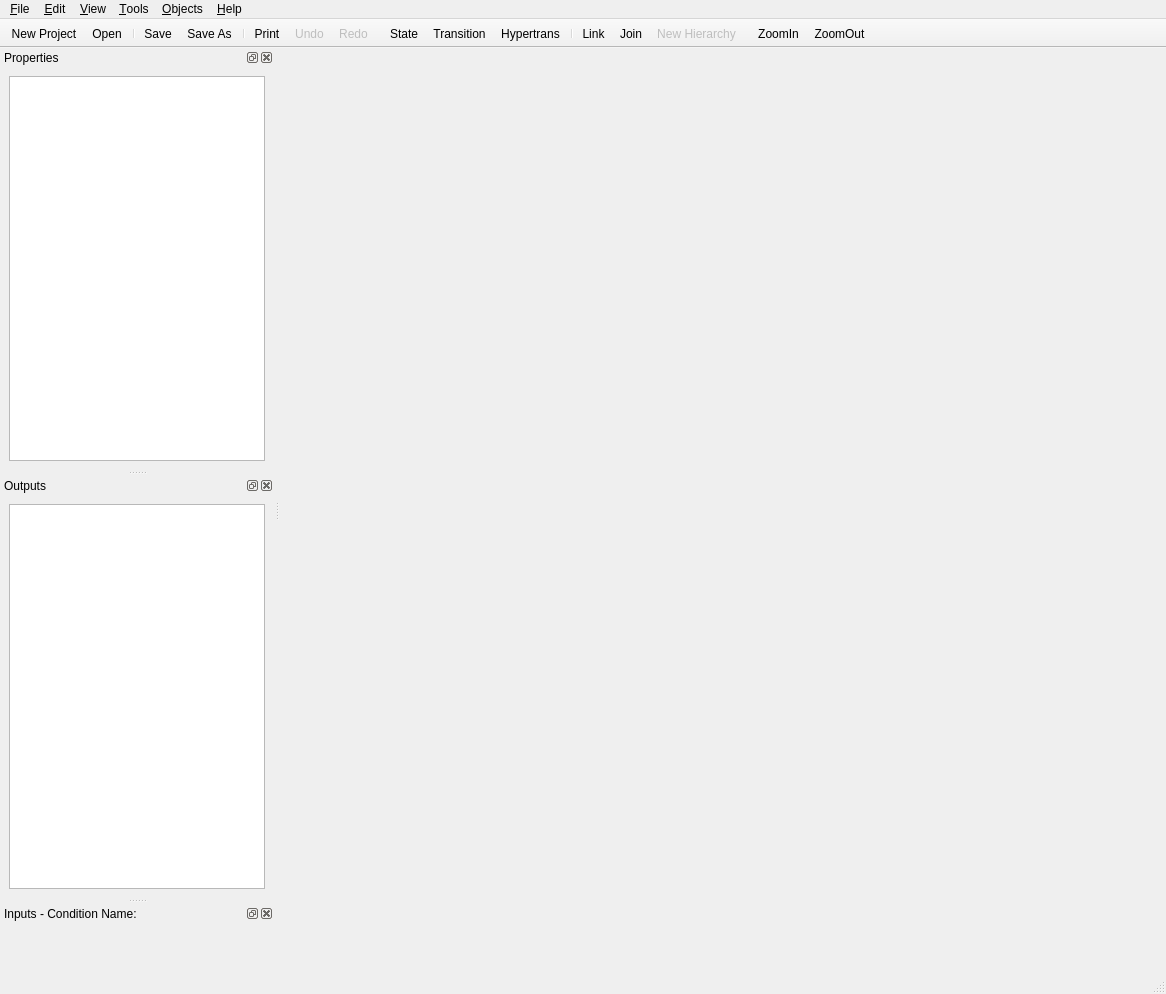
<?xml version="1.0" encoding="UTF-8"?>
<ui version="4.0">
 <author>Frank Lemke</author>
 <class>MergedMainWindow</class>
 <widget class="QMainWindow" name="MergedMainWindow">
  <property name="geometry">
   <rect>
    <x>0</x>
    <y>0</y>
    <width>1166</width>
    <height>994</height>
   </rect>
  </property>
  <property name="windowTitle">
   <string>FSMDesigner 5</string>
  </property>
  <property name="windowIcon">
   <iconset resource="../../../src/gui/resources/resources.qrc">
    <normaloff>:/icons/FSMDesignerlogoicon.png</normaloff>:/icons/FSMDesignerlogoicon.png</iconset>
  </property>
  <widget class="QWidget" name="centralwidget">
   <layout class="QVBoxLayout">
    <property name="spacing">
     <number>6</number>
    </property>
    <property name="leftMargin">
     <number>9</number>
    </property>
    <property name="topMargin">
     <number>9</number>
    </property>
    <property name="rightMargin">
     <number>9</number>
    </property>
    <property name="bottomMargin">
     <number>9</number>
    </property>
   </layout>
  </widget>
  <widget class="QMenuBar" name="menubar">
   <property name="geometry">
    <rect>
     <x>0</x>
     <y>0</y>
     <width>1166</width>
     <height>20</height>
    </rect>
   </property>
   <widget class="QMenu" name="menu_File">
    <property name="title">
     <string>&amp;File</string>
    </property>
    <widget class="QMenu" name="menu_Recent_Files">
     <property name="title">
      <string>&amp;Recent Files</string>
     </property>
     <addaction name="action_ClearMenu"/>
     <addaction name="separator"/>
    </widget>
    <addaction name="action_New"/>
    <addaction name="action_Open"/>
    <addaction name="separator"/>
    <addaction name="action_Save"/>
    <addaction name="action_SaveAs"/>
    <addaction name="separator"/>
    <addaction name="actionExport_Image"/>
    <addaction name="action_Print"/>
    <addaction name="separator"/>
    <addaction name="menu_Recent_Files"/>
    <addaction name="separator"/>
    <addaction name="action_Quit"/>
   </widget>
   <widget class="QMenu" name="menu_View">
    <property name="title">
     <string>&amp;View</string>
    </property>
    <widget class="QMenu" name="menu_Toolbars_2">
     <property name="title">
      <string>Toolbar</string>
     </property>
     <addaction name="action_Maintoolbar"/>
     <addaction name="action_Objecttoolbar"/>
     <addaction name="action_Zoombar"/>
    </widget>
    <addaction name="separator"/>
    <addaction name="separator"/>
    <addaction name="menu_Toolbars_2"/>
   </widget>
   <widget class="QMenu" name="menu_Edit">
    <property name="title">
     <string>&amp;Edit</string>
    </property>
    <widget class="QMenu" name="menu_Table">
     <property name="title">
      <string>Tabl&amp;e</string>
     </property>
     <addaction name="actionGlobal"/>
    </widget>
    <addaction name="action_Redo"/>
    <addaction name="action_Undo"/>
    <addaction name="separator"/>
    <addaction name="actionCu_t"/>
    <addaction name="action_Copy"/>
    <addaction name="action_Paste"/>
    <addaction name="action_Delete"/>
    <addaction name="separator"/>
    <addaction name="menu_Table"/>
    <addaction name="separator"/>
    <addaction name="actionPreferences"/>
   </widget>
   <widget class="QMenu" name="menu_Help">
    <property name="title">
     <string>&amp;Help</string>
    </property>
    <addaction name="action_About"/>
    <addaction name="separator"/>
   </widget>
   <widget class="QMenu" name="menu_Objects">
    <property name="title">
     <string>&amp;Objects</string>
    </property>
    <addaction name="action_State"/>
    <addaction name="action_Transition"/>
    <addaction name="action_Hypertrans"/>
    <addaction name="separator"/>
    <addaction name="action_Link"/>
    <addaction name="action_Join"/>
    <addaction name="action_New_Hierarchy"/>
   </widget>
   <widget class="QMenu" name="menuTools">
    <property name="title">
     <string>&amp;Tools</string>
    </property>
    <widget class="QMenu" name="menu_Simulation">
     <property name="title">
      <string>&amp;Simulation</string>
     </property>
     <addaction name="actionTestbench_generator"/>
     <addaction name="action_Generate_Testbench_VHDL"/>
     <addaction name="separator"/>
     <addaction name="actionGenerate_Mnemonic_Map"/>
     <addaction name="actionGenerate_SV_Project_Mnemonic_Map"/>
     <addaction name="actionNot_yet_implemented_2"/>
    </widget>
    <widget class="QMenu" name="menu_Verification">
     <property name="title">
      <string>&amp;Verification</string>
     </property>
     <addaction name="actionNot_yet_implemented"/>
    </widget>
    <addaction name="separator"/>
    <addaction name="menu_Simulation"/>
    <addaction name="menu_Verification"/>
    <addaction name="separator"/>
   </widget>
   <addaction name="menu_File"/>
   <addaction name="menu_Edit"/>
   <addaction name="menu_View"/>
   <addaction name="menuTools"/>
   <addaction name="menu_Objects"/>
   <addaction name="menu_Help"/>
  </widget>
  <widget class="QStatusBar" name="statusbar"/>
  <widget class="QToolBar" name="MaintoolBar">
   <property name="sizePolicy">
    <sizepolicy hsizetype="Preferred" vsizetype="Preferred">
     <horstretch>0</horstretch>
     <verstretch>0</verstretch>
    </sizepolicy>
   </property>
   <property name="windowTitle">
    <string>MaintoolBar</string>
   </property>
   <property name="movable">
    <bool>false</bool>
   </property>
   <property name="allowedAreas">
    <set>Qt::AllToolBarAreas</set>
   </property>
   <property name="orientation">
    <enum>Qt::Horizontal</enum>
   </property>
   <property name="iconSize">
    <size>
     <width>28</width>
     <height>28</height>
    </size>
   </property>
   <attribute name="toolBarArea">
    <enum>TopToolBarArea</enum>
   </attribute>
   <attribute name="toolBarBreak">
    <bool>false</bool>
   </attribute>
   <addaction name="action_New"/>
   <addaction name="action_Open"/>
   <addaction name="separator"/>
   <addaction name="action_Save"/>
   <addaction name="action_SaveAs"/>
   <addaction name="separator"/>
   <addaction name="action_Print"/>
   <addaction name="action_Undo"/>
   <addaction name="action_Redo"/>
  </widget>
  <widget class="QToolBar" name="ObjecttoolBar">
   <property name="sizePolicy">
    <sizepolicy hsizetype="Preferred" vsizetype="Preferred">
     <horstretch>0</horstretch>
     <verstretch>0</verstretch>
    </sizepolicy>
   </property>
   <property name="windowTitle">
    <string>ObjecttoolBar</string>
   </property>
   <property name="movable">
    <bool>false</bool>
   </property>
   <property name="orientation">
    <enum>Qt::Horizontal</enum>
   </property>
   <property name="iconSize">
    <size>
     <width>28</width>
     <height>28</height>
    </size>
   </property>
   <attribute name="toolBarArea">
    <enum>TopToolBarArea</enum>
   </attribute>
   <attribute name="toolBarBreak">
    <bool>false</bool>
   </attribute>
   <addaction name="action_State"/>
   <addaction name="action_Transition"/>
   <addaction name="action_Hypertrans"/>
   <addaction name="separator"/>
   <addaction name="action_Link"/>
   <addaction name="action_Join"/>
   <addaction name="action_New_Hierarchy"/>
  </widget>
  <widget class="QDockWidget" name="Properties">
   <property name="whatsThis">
    <string>This box shows properties of activated Object. The properties of a object can easily be manipulated here. </string>
   </property>
   <property name="floating">
    <bool>false</bool>
   </property>
   <property name="windowTitle">
    <string>Properties</string>
   </property>
   <attribute name="dockWidgetArea">
    <number>1</number>
   </attribute>
   <widget class="QWidget" name="propertiesWidgetContent">
    <layout class="QVBoxLayout">
     <property name="spacing">
      <number>6</number>
     </property>
     <property name="leftMargin">
      <number>9</number>
     </property>
     <property name="topMargin">
      <number>9</number>
     </property>
     <property name="rightMargin">
      <number>9</number>
     </property>
     <property name="bottomMargin">
      <number>9</number>
     </property>
     <item>
      <widget class="PropertyWidget" name="propertywidget"/>
     </item>
    </layout>
   </widget>
  </widget>
  <widget class="QDockWidget" name="OutputList">
   <property name="whatsThis">
    <string/>
   </property>
   <property name="floating">
    <bool>false</bool>
   </property>
   <property name="windowTitle">
    <string>Outputs</string>
   </property>
   <attribute name="dockWidgetArea">
    <number>1</number>
   </attribute>
   <widget class="QWidget" name="outputListWidgetContent">
    <layout class="QVBoxLayout">
     <property name="spacing">
      <number>6</number>
     </property>
     <property name="leftMargin">
      <number>9</number>
     </property>
     <property name="topMargin">
      <number>9</number>
     </property>
     <property name="rightMargin">
      <number>9</number>
     </property>
     <property name="bottomMargin">
      <number>9</number>
     </property>
     <item>
      <widget class="OutputWidget" name="outputwidget"/>
     </item>
    </layout>
   </widget>
  </widget>
  <widget class="QDockWidget" name="InputList">
   <property name="whatsThis">
    <string>All inputs of activated FSM are shown in this box.</string>
   </property>
   <property name="floating">
    <bool>false</bool>
   </property>
   <property name="windowTitle">
    <string>Inputs - Condition Name: </string>
   </property>
   <attribute name="dockWidgetArea">
    <number>1</number>
   </attribute>
   <widget class="QWidget" name="inputListWidgetContent">
    <layout class="QVBoxLayout">
     <property name="spacing">
      <number>6</number>
     </property>
     <property name="leftMargin">
      <number>9</number>
     </property>
     <property name="topMargin">
      <number>9</number>
     </property>
     <property name="rightMargin">
      <number>9</number>
     </property>
     <property name="bottomMargin">
      <number>9</number>
     </property>
     <item>
      <widget class="ConditionWidget" name="inputwidget" native="true"/>
     </item>
    </layout>
   </widget>
  </widget>
  <widget class="QToolBar" name="ZoomtoolBar">
   <property name="sizePolicy">
    <sizepolicy hsizetype="Preferred" vsizetype="Preferred">
     <horstretch>0</horstretch>
     <verstretch>0</verstretch>
    </sizepolicy>
   </property>
   <property name="windowTitle">
    <string>ZoomBar</string>
   </property>
   <property name="movable">
    <bool>false</bool>
   </property>
   <property name="orientation">
    <enum>Qt::Horizontal</enum>
   </property>
   <property name="iconSize">
    <size>
     <width>28</width>
     <height>28</height>
    </size>
   </property>
   <attribute name="toolBarArea">
    <enum>TopToolBarArea</enum>
   </attribute>
   <attribute name="toolBarBreak">
    <bool>false</bool>
   </attribute>
   <addaction name="action_ZoomIn"/>
   <addaction name="action_ZoomOut"/>
  </widget>
  <action name="action_About">
   <property name="enabled">
    <bool>true</bool>
   </property>
   <property name="text">
    <string>About FSMDesigner</string>
   </property>
   <property name="whatsThis">
    <string>Shows About FSMDesigner.</string>
   </property>
  </action>
  <action name="action_New">
   <property name="icon">
    <iconset resource="../../../src/gui/resources/resources.qrc">
     <normaloff>:/icons/filenew.png</normaloff>:/icons/filenew.png</iconset>
   </property>
   <property name="text">
    <string>&amp;New Project...</string>
   </property>
   <property name="whatsThis">
    <string>Push this button to create a new Projekt and FSM.</string>
   </property>
   <property name="shortcut">
    <string>Ctrl+N</string>
   </property>
  </action>
  <action name="action_Open">
   <property name="icon">
    <iconset resource="../../../src/gui/resources/resources.qrc">
     <normaloff>:/icons/fileopen.png</normaloff>:/icons/fileopen.png</iconset>
   </property>
   <property name="text">
    <string>&amp;Open...</string>
   </property>
   <property name="whatsThis">
    <string>Opens a dialog to load a previous saved Project or FSM.</string>
   </property>
   <property name="shortcut">
    <string>Ctrl+O</string>
   </property>
  </action>
  <action name="action_Save">
   <property name="enabled">
    <bool>true</bool>
   </property>
   <property name="icon">
    <iconset resource="../../../src/gui/resources/resources.qrc">
     <normaloff>:/icons/filesave.png</normaloff>:/icons/filesave.png</iconset>
   </property>
   <property name="text">
    <string>&amp;Save</string>
   </property>
   <property name="whatsThis">
    <string>Click this button for Quicksave.</string>
   </property>
   <property name="shortcut">
    <string>Ctrl+S</string>
   </property>
  </action>
  <action name="action_SaveAs">
   <property name="enabled">
    <bool>true</bool>
   </property>
   <property name="icon">
    <iconset resource="../../../src/gui/resources/resources.qrc">
     <normaloff>:/icons/filesaveas.png</normaloff>:/icons/filesaveas.png</iconset>
   </property>
   <property name="text">
    <string>Save &amp;As ...</string>
   </property>
   <property name="whatsThis">
    <string>This option aktivates a &quot;save as&quot; dialog to manage all possible options for saving projects or FSMs.</string>
   </property>
  </action>
  <action name="action_Print">
   <property name="icon">
    <iconset resource="../../../src/gui/resources/resources.qrc">
     <normaloff>:/icons/fileprint.png</normaloff>:/icons/fileprint.png</iconset>
   </property>
   <property name="text">
    <string>&amp;Print...</string>
   </property>
   <property name="whatsThis">
    <string>Push this button to open the printer dialog, for printing FSMs. </string>
   </property>
   <property name="shortcut">
    <string>Ctrl+P</string>
   </property>
  </action>
  <action name="action_Quit">
   <property name="checkable">
    <bool>false</bool>
   </property>
   <property name="icon">
    <iconset resource="../../../src/gui/resources/resources.qrc">
     <normaloff>:/icons/fileclose.png</normaloff>:/icons/fileclose.png</iconset>
   </property>
   <property name="text">
    <string>&amp;Quit</string>
   </property>
   <property name="whatsThis">
    <string>This is the quit button to close application.</string>
   </property>
   <property name="shortcut">
    <string>Ctrl+Q</string>
   </property>
  </action>
  <action name="actionCu_t">
   <property name="enabled">
    <bool>false</bool>
   </property>
   <property name="icon">
    <iconset resource="../../../src/gui/resources/resources.qrc">
     <normaloff>:/icons/editcut.png</normaloff>:/icons/editcut.png</iconset>
   </property>
   <property name="text">
    <string>Cu&amp;t</string>
   </property>
   <property name="whatsThis">
    <string>Cut activated object by using this option.</string>
   </property>
   <property name="shortcut">
    <string>Ctrl+X</string>
   </property>
  </action>
  <action name="action_Copy">
   <property name="enabled">
    <bool>false</bool>
   </property>
   <property name="icon">
    <iconset resource="../../../src/gui/resources/resources.qrc">
     <normaloff>:/icons/editcopy.png</normaloff>:/icons/editcopy.png</iconset>
   </property>
   <property name="text">
    <string>&amp;Copy</string>
   </property>
   <property name="whatsThis">
    <string>Option for copying activated objects.</string>
   </property>
   <property name="shortcut">
    <string>Ctrl+C</string>
   </property>
  </action>
  <action name="action_Paste">
   <property name="enabled">
    <bool>false</bool>
   </property>
   <property name="icon">
    <iconset resource="../../../src/gui/resources/resources.qrc">
     <normaloff>:/icons/editpaste.png</normaloff>:/icons/editpaste.png</iconset>
   </property>
   <property name="text">
    <string>&amp;Paste</string>
   </property>
   <property name="whatsThis">
    <string>This option will paste copied or previously cutted object to the chosen place at the workbench.</string>
   </property>
   <property name="shortcut">
    <string>Ctrl+V</string>
   </property>
  </action>
  <action name="action_Delete">
   <property name="enabled">
    <bool>false</bool>
   </property>
   <property name="icon">
    <iconset resource="../../../src/gui/resources/resources.qrc">
     <normaloff>:/icons/editdelete.png</normaloff>:/icons/editdelete.png</iconset>
   </property>
   <property name="text">
    <string>&amp;Delete</string>
   </property>
   <property name="whatsThis">
    <string>Delets activated object.</string>
   </property>
   <property name="shortcut">
    <string>Del</string>
   </property>
  </action>
  <action name="action_State">
   <property name="icon">
    <iconset resource="../../../src/gui/resources/resources.qrc">
     <normaloff>:/icons/state.png</normaloff>:/icons/state.png</iconset>
   </property>
   <property name="text">
    <string>&amp;State</string>
   </property>
   <property name="whatsThis">
    <string>&quot;State-mode&quot; button. Creates a new State by clicking the workbench when activated.</string>
   </property>
  </action>
  <action name="action_Transition">
   <property name="icon">
    <iconset resource="../../../src/gui/resources/resources.qrc">
     <normaloff>:/icons/trans.png</normaloff>:/icons/trans.png</iconset>
   </property>
   <property name="text">
    <string>&amp;Transition</string>
   </property>
   <property name="whatsThis">
    <string>Click this button for activating &quot;Transition-mode&quot;. To connect objects on workbench with transitions.</string>
   </property>
  </action>
  <action name="action_Hypertrans">
   <property name="enabled">
    <bool>true</bool>
   </property>
   <property name="icon">
    <iconset resource="../../../src/gui/resources/resources.qrc">
     <normaloff>:/icons/hyper.png</normaloff>:/icons/hyper.png</iconset>
   </property>
   <property name="text">
    <string>&amp;Hypertrans</string>
   </property>
   <property name="whatsThis">
    <string>Push here to switch to &quot;Hypertransition-mode&quot;. Creates global transitions.</string>
   </property>
  </action>
  <action name="action_Link">
   <property name="enabled">
    <bool>true</bool>
   </property>
   <property name="icon">
    <iconset resource="../../../src/gui/resources/resources.qrc">
     <normaloff>:/icons/link.png</normaloff>:/icons/link.png</iconset>
   </property>
   <property name="text">
    <string>&amp;Link</string>
   </property>
   <property name="whatsThis">
    <string>&quot;Link-mode&quot; button. Will create a link-object by clicking the workbench when activated. A Link is a short cut to a state, using links brings more clarity to a complex workbench.</string>
   </property>
  </action>
  <action name="action_Join">
   <property name="icon">
    <iconset resource="../../../src/gui/resources/resources.qrc">
     <normaloff>:/icons/join.png</normaloff>:/icons/join.png</iconset>
   </property>
   <property name="text">
    <string>&amp;Join</string>
   </property>
   <property name="whatsThis">
    <string>Click this button to switch to &quot;Join-mode&quot;. To generate a join when activated.  A Join connects transitions to clean up workbench for better clarity.</string>
   </property>
  </action>
  <action name="actionGlobal">
   <property name="text">
    <string>&amp;Globals...</string>
   </property>
   <property name="iconText">
    <string>Globals</string>
   </property>
   <property name="toolTip">
    <string>Globals</string>
   </property>
  </action>
  <action name="action_New_Hierarchy">
   <property name="enabled">
    <bool>false</bool>
   </property>
   <property name="icon">
    <iconset resource="../../../src/gui/resources/resources.qrc">
     <normaloff>:/icons/hierarchy.png</normaloff>:/icons/hierarchy.png</iconset>
   </property>
   <property name="text">
    <string>&amp;New Hierarchy</string>
   </property>
   <property name="iconText">
    <string>New Hierarchy</string>
   </property>
   <property name="toolTip">
    <string>New Hierarchy</string>
   </property>
   <property name="whatsThis">
    <string>&quot;Hierarchy-mode&quot; buttton. Click here to create a new hierarchyleveltransfer for aktivated FSM. Hierarchylevels increase usage for bigger FSMs.</string>
   </property>
   <property name="visible">
    <bool>false</bool>
   </property>
  </action>
  <action name="action_Maintoolbar">
   <property name="checkable">
    <bool>true</bool>
   </property>
   <property name="checked">
    <bool>true</bool>
   </property>
   <property name="text">
    <string>&amp;MaintoolBar</string>
   </property>
  </action>
  <action name="action_Objecttoolbar">
   <property name="checkable">
    <bool>true</bool>
   </property>
   <property name="checked">
    <bool>true</bool>
   </property>
   <property name="text">
    <string>&amp;ObjecttoolBar</string>
   </property>
  </action>
  <action name="action_Zoombar">
   <property name="checkable">
    <bool>true</bool>
   </property>
   <property name="checked">
    <bool>true</bool>
   </property>
   <property name="text">
    <string>&amp;ZoomBar</string>
   </property>
  </action>
  <action name="action_Undo">
   <property name="enabled">
    <bool>false</bool>
   </property>
   <property name="icon">
    <iconset resource="../../../src/gui/resources/resources.qrc">
     <normaloff>:/icons/undo.png</normaloff>:/icons/undo.png</iconset>
   </property>
   <property name="text">
    <string>&amp;Undo</string>
   </property>
   <property name="whatsThis">
    <string>Click here to undo the last change. </string>
   </property>
   <property name="shortcut">
    <string>Ctrl+Z</string>
   </property>
   <property name="visible">
    <bool>false</bool>
   </property>
  </action>
  <action name="action_Redo">
   <property name="enabled">
    <bool>false</bool>
   </property>
   <property name="icon">
    <iconset resource="../../../src/gui/resources/resources.qrc">
     <normaloff>:/icons/redo.png</normaloff>:/icons/redo.png</iconset>
   </property>
   <property name="text">
    <string>&amp;Redo</string>
   </property>
   <property name="whatsThis">
    <string> Click here to redo the last successful undo step.</string>
   </property>
   <property name="shortcut">
    <string>Ctrl+Y</string>
   </property>
   <property name="visible">
    <bool>false</bool>
   </property>
  </action>
  <action name="actionPreferences">
   <property name="enabled">
    <bool>false</bool>
   </property>
   <property name="text">
    <string>Pre&amp;ferences...</string>
   </property>
   <property name="whatsThis">
    <string>Starts preferences-dialog for changing toolsettings.</string>
   </property>
  </action>
  <action name="action_ClearMenu">
   <property name="text">
    <string>&amp;ClearMenu</string>
   </property>
   <property name="whatsThis">
    <string>Deletes Recent File entries.</string>
   </property>
  </action>
  <action name="actionTestbench_generator">
   <property name="text">
    <string>Generate &amp;Testbench Verilog</string>
   </property>
   <property name="visible">
    <bool>false</bool>
   </property>
  </action>
  <action name="actionGenerate_Mnemonic_Map">
   <property name="text">
    <string>Generate SimVision &amp;Mnemonic Map</string>
   </property>
   <property name="visible">
    <bool>false</bool>
   </property>
  </action>
  <action name="actionExport_Image">
   <property name="text">
    <string>&amp;Export Image...</string>
   </property>
   <property name="visible">
    <bool>false</bool>
   </property>
  </action>
  <action name="action_Generate_Testbench_VHDL">
   <property name="text">
    <string>&amp;Generate Testbench VHDL</string>
   </property>
   <property name="visible">
    <bool>false</bool>
   </property>
  </action>
  <action name="actionGenerate_SV_Project_Mnemonic_Map">
   <property name="text">
    <string>Generate SV Project Mnemonic Map</string>
   </property>
   <property name="visible">
    <bool>false</bool>
   </property>
  </action>
  <action name="action_ZoomIn">
   <property name="icon">
    <iconset>
     <normalon>:/icons/viewmag+.png</normalon>
    </iconset>
   </property>
   <property name="text">
    <string>ZoomIn</string>
   </property>
   <property name="toolTip">
    <string>Zoom in</string>
   </property>
  </action>
  <action name="action_ZoomOut">
   <property name="icon">
    <iconset resource="../../../src/gui/resources/resources.qrc">
     <normaloff>:/icons/viewmag-.png</normaloff>:/icons/viewmag-.png</iconset>
   </property>
   <property name="text">
    <string>ZoomOut</string>
   </property>
   <property name="toolTip">
    <string>Zoom out</string>
   </property>
  </action>
  <action name="actionNot_yet_implemented">
   <property name="enabled">
    <bool>false</bool>
   </property>
   <property name="text">
    <string>not yet implemented</string>
   </property>
  </action>
  <action name="actionNot_yet_implemented_2">
   <property name="enabled">
    <bool>false</bool>
   </property>
   <property name="text">
    <string>not yet implemented</string>
   </property>
  </action>
 </widget>
 <customwidgets>
  <customwidget>
   <class>PropertyWidget</class>
   <extends>QTreeView</extends>
   <header>propertywidget.h</header>
  </customwidget>
  <customwidget>
   <class>OutputWidget</class>
   <extends>QTreeView</extends>
   <header>outputwidget.h</header>
  </customwidget>
  <customwidget>
   <class>ConditionWidget</class>
   <extends>QWidget</extends>
   <header>conditionwidget.h</header>
  </customwidget>
 </customwidgets>
 <resources>
  <include location="../../../src/gui/resources/resources.qrc"/>
 </resources>
 <connections>
  <connection>
   <sender>action_Maintoolbar</sender>
   <signal>toggled(bool)</signal>
   <receiver>MaintoolBar</receiver>
   <slot>setVisible(bool)</slot>
   <hints>
    <hint type="sourcelabel">
     <x>-1</x>
     <y>-1</y>
    </hint>
    <hint type="destinationlabel">
     <x>119</x>
     <y>67</y>
    </hint>
   </hints>
  </connection>
  <connection>
   <sender>action_Zoombar</sender>
   <signal>toggled(bool)</signal>
   <receiver>ZoomtoolBar</receiver>
   <slot>setVisible(bool)</slot>
   <hints>
    <hint type="sourcelabel">
     <x>-1</x>
     <y>-1</y>
    </hint>
    <hint type="destinationlabel">
     <x>799</x>
     <y>67</y>
    </hint>
   </hints>
  </connection>
  <connection>
   <sender>action_Objecttoolbar</sender>
   <signal>toggled(bool)</signal>
   <receiver>ObjecttoolBar</receiver>
   <slot>setVisible(bool)</slot>
   <hints>
    <hint type="sourcelabel">
     <x>-1</x>
     <y>-1</y>
    </hint>
    <hint type="destinationlabel">
     <x>622</x>
     <y>67</y>
    </hint>
   </hints>
  </connection>
 </connections>
</ui>
